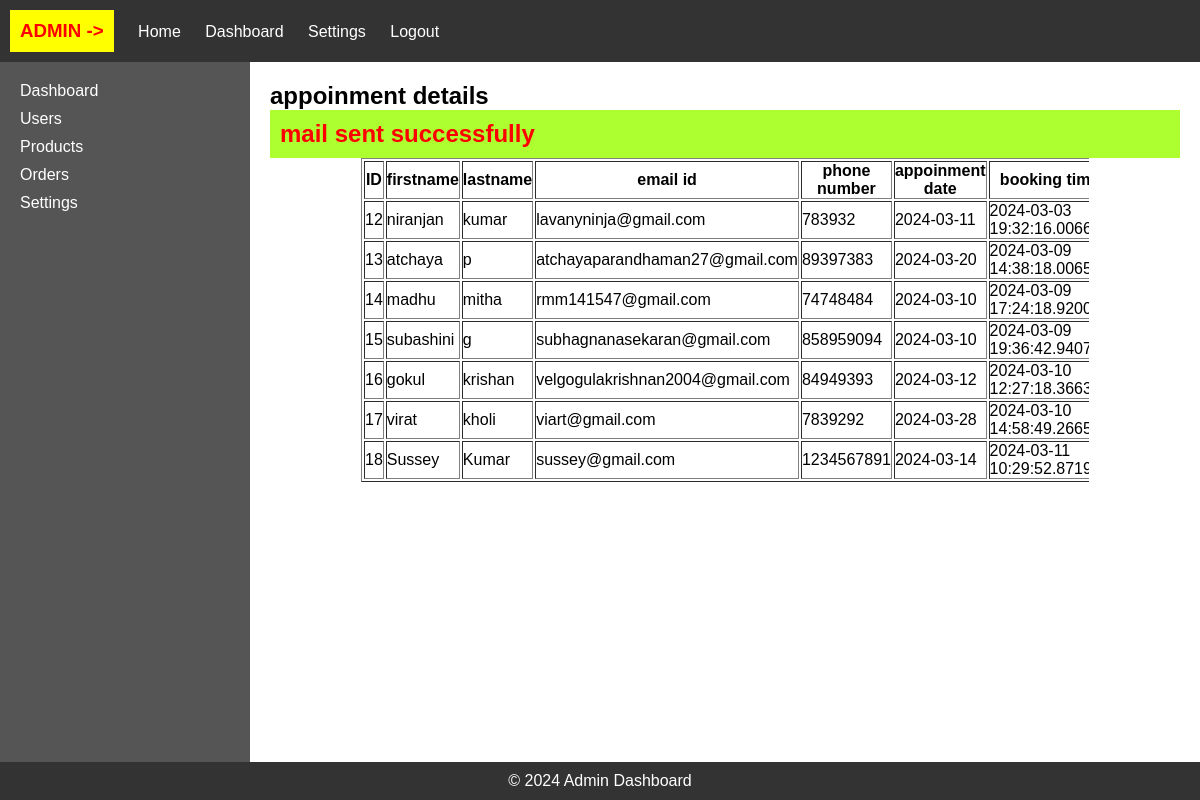
The app's page /confimation_mail_send/12 with its own data.
### sub_part/models.py (models this page shows)
class book_appoinment_table(models.Model):
    first_name=models.CharField(max_length=100)
    last_name=models.CharField(max_length=100)
    email_id=models.EmailField()
    mobile_no=models.CharField(max_length=15)
    appoinment_date=models.CharField(max_length=100)
    booking_datetime=models.CharField(max_length=100)

### sub_part/views.py (the view)
# urls.py: path('confimation_mail_send/<int:user_id>',views.confimation_mail_send,name='confimation_mail_send'),
def confimation_mail_send(request,user_id):
    user_id=user_id
    print(f"user user_id {user_id}")
    particular_user_data=book_appoinment_table.objects.get(id=user_id)
    print(f"firstname is {particular_user_data.first_name}")
    print(f"lastname is {particular_user_data.last_name}")
    print(f"email id is {particular_user_data.email_id}")
    print(f"appoinment date {particular_user_data.appoinment_date}")
    try:
        subject = 'APPOINMENT CONFIRMATION'
        message = f'Hi {particular_user_data.first_name} {particular_user_data.last_name},\n confirmed your appoinment successfuly,\npls come tuesday afternoon 2pm'
        email_from = settings.EMAIL_HOST_USER
        recipient_list = [particular_user_data.email_id, ]
        send_mail( subject, message, email_from, recipient_list )
        print("**mail sent successfully***")
        messages.error(request,'mail sent successfully',extra_tags='mail_sent')
    except:
        print("***mail not sent***")
    view_data=book_appoinment_table.objects.all()
    return render(request,'dashboard.html',{'view_data':view_data})

### templates/dashboard.html (shortened to what this page needs)
<!DOCTYPE html>
<html lang="en">
<head>
</head>
<body>
<div class="navbar">
    <ul>
        <li><a href="#">
            <h3 style="background-color: yellow;color: red;padding: 10px;">
                ADMIN ->{{logger_data.username}}
            </h3></a></li>
        <li><a href="#">Home</a></li>
        <li><a href="#">Dashboard</a></li>
        <li><a href="#">Settings</a></li>
        <li><a href="/login">Logout</a></li>
    </ul>
</div>
<div class="sidebar">
    <ul>
        <li><a href="#">Dashboard</a></li>
        <li><a href="#">Users</a></li>
        <li><a href="#">Products</a></li>
        <li><a href="#">Orders</a></li>
        <li><a href="#">Settings</a></li>
    </ul>
</div>
<div class="content">
    <h2>appoinment details</h2>
    {% for j in messages %}
    {% if 'mail_sent' in j.tags %}
    <h2 style="color: red;background-color: greenyellow;padding: 10px;">{{j}}</h2>
    {% endif %}
    {% endfor %}
    <div class="center-table" style="overflow-y: auto; max-height: 400px;">
        <table border="1">
            <tr>
                <th>ID</th>
                <th>firstname</th>
                <th>lastname</th>
                <th>email id</th>
                <th>phone number</th>
                <th>appoinment date</th>
                <th>booking time</th>
            </tr>
            {% for i in view_data %}
            <tr>
                <td>{{i.id}}</td>
                <td>{{i.first_name}}</td>
                <td>{{i.last_name}}</td>
                <td>{{i.email_id}}</td>
                <td>{{i.mobile_no}}</td>
                <td>{{i.appoinment_date}}</td>
                <td>{{i.booking_datetime}}</td>
            </tr>
            {% endfor %}
        </table>
    </div>
</div>
<div class="footer">
    &copy; 2024 Admin Dashboard
</div>
</body>
</html>

### templates/dashboard.html (style rules this page uses)
* { margin: 0; padding: 0; box-sizing: border-box; }
body { font-family: Arial, sans-serif; }
.navbar { background-color: #333; color: #fff; padding: 10px; }
.navbar ul { list-style-type: none; margin: 0; padding: 0; }
.navbar ul li { display: inline-block; margin-right: 20px; }
.navbar ul li a { color: #fff; text-decoration: none; }
.sidebar { width: 250px; background-color: #555; color: #fff; padding: 20px; float: left; height: calc(100vh - 80px); }
.sidebar ul { list-style-type: none; padding: 0; margin: 0; }
.sidebar ul li { margin-bottom: 10px; }
.sidebar ul li a { color: #fff; text-decoration: none; }
.content { margin-left: 250px; padding: 20px; }
.footer { background-color: #333; color: #fff; text-align: center; padding: 10px; position: fixed; bottom: 0; width: 100%; }
.center-table { margin: 0 auto; width: 80%; }

### records on screen
book_appoinment_table: id "12", first_name "niranjan", last_name "kumar", email_id "lavanyninja@gmail.com", mobile_no "783932", appoinment_date "2024-03-11", booking_datetime "2024-03-03…"
book_appoinment_table: id "13", first_name "atchaya", last_name "p", email_id "atchayaparandhaman27@gmail.com", mobile_no "89397383", appoinment_date "2024-03-20", booking_datetime "2024-03-09…"
book_appoinment_table: id "14", first_name "madhu", last_name "mitha", email_id "rmm141547@gmail.com", mobile_no "74748484", appoinment_date "2024-03-10", booking_datetime "2024-03-09…"
book_appoinment_table: id "15", first_name "subashini", last_name "g", email_id "subhagnanasekaran@gmail.com", mobile_no "858959094", appoinment_date "2024-03-10", booking_datetime "2024-03-09…"
book_appoinment_table: id "16", first_name "gokul", last_name "krishan", email_id "velgogulakrishnan2004@gmail.com", mobile_no "84949393", appoinment_date "2024-03-12", booking_datetime "2024-03-10…"
book_appoinment_table: id "17", first_name "virat", last_name "kholi", email_id "viart@gmail.com", mobile_no "7839292", appoinment_date "2024-03-28", booking_datetime "2024-03-10…"
book_appoinment_table: id "18", first_name "Sussey", last_name "Kumar", email_id "sussey@gmail.com", mobile_no "1234567891", appoinment_date "2024-03-14", booking_datetime "2024-03-11…"

### other values on screen
{{ j }} "mail sent successfully"
